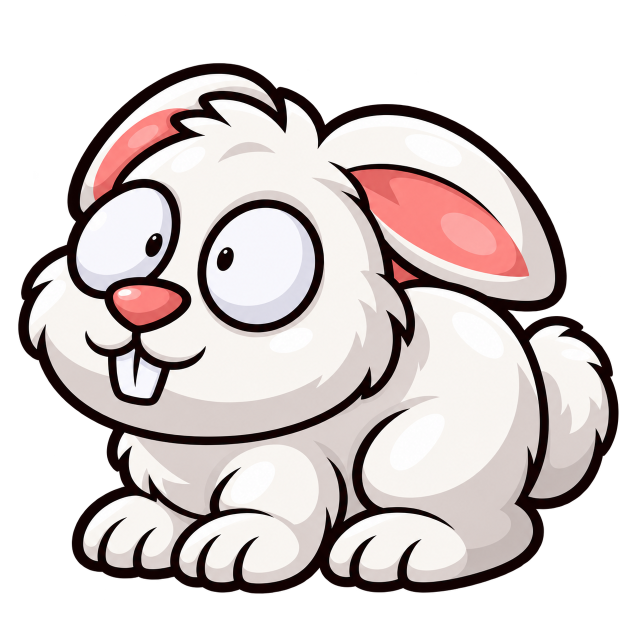
#> input picture assets/animals/rabbit_square4_ears_folded_v2.png, 1254 x 1254 px, found by its file name (shown at 1/2 size)
$ python verify-assets.py
#> lines starting #> are read from the running program, lines starting #| are printed output that depends on the picture
from pathlib import Path
from PIL import Image
import hashlib,json
r=Path('.');out=[]
for kind,filename,expected,size,grid in [('rabbit','rabbit_square4_ears_folded_v2.png','00ae48b4ee3c9f413cf996c239625f35a9ba946a8648225ed5dea9dc269ace74',(1254,1254),(2,2)),('panda','panda_rect6_desktop_001.png','e88018fb1b8d992834f11ca25303161f28ce2643db6deefe1555c03f54311732',(1536,1024),(3,2))]:
 p=r/'assets/animals'/filename;data=p.read_bytes();assert data[:8]==b'\x89PNG\r\n\x1a\n';sha=hashlib.sha256(data).hexdigest();assert sha==expected
 im=Image.open(p);im.load();assert im.mode=='RGBA' and im.size==size;a=im.getchannel('A');hist=a.histogram();w,h=size
#> further down, im is the input picture: PIL image 1254x1254 RGBA; mean R, G, B, A 116, 107.7, 106.7, 154
#> after `a = im.getchannel('A')`:
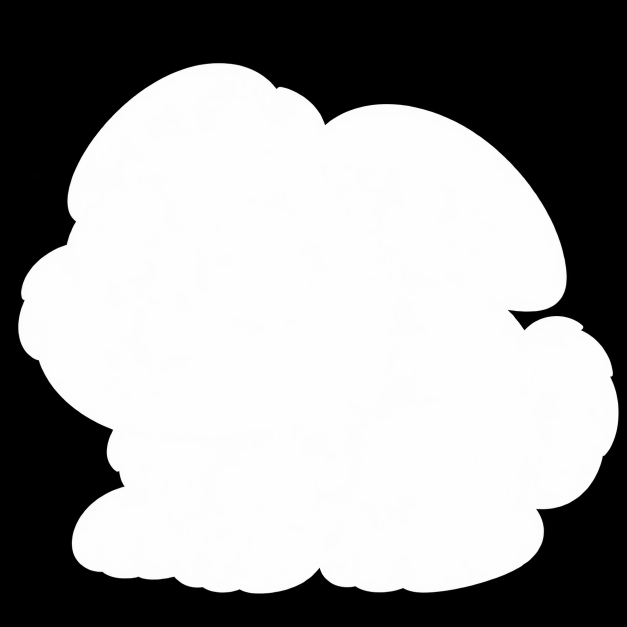
#> a: PIL image 1254x1254 L (shown at 1/2 size); min 0, max 255, mean 154
#> after `hist = a.histogram()`: hist = 256 values, max 726841 at index 254, min 11 at index 92, mean 6142.6
 quadrants=[]
 for y in range(grid[1]):
  for x in range(grid[0]):
   tile=a.crop((round(x*w/grid[0]),round(y*h/grid[1]),round((x+1)*w/grid[0]),round((y+1)*h/grid[1])));quadrants.append(sum(tile.histogram()[128:])/(tile.width*tile.height))
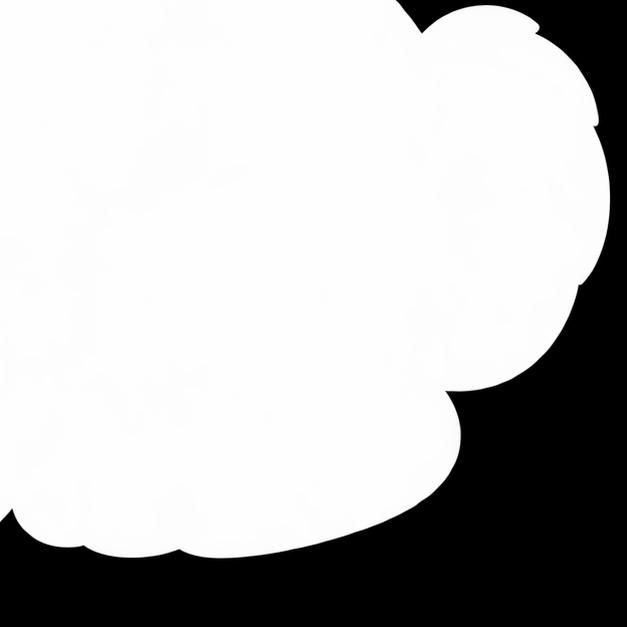
#> tile: PIL image 627x627 L; min 0, max 255, mean 188.2
#> after the loop, quadrants = [0.578, 0.45, 0.659, 0.742]
 out.append({'kind':kind,'sha256':sha,'bytes':len(data),'mode':im.mode,'dimensions':size,'alpha_extrema':a.getextrema(),'alpha_bbox':a.getbbox(),'threshold_bboxes':{str(t):a.point(lambda v:255 if v>=t else 0).getbbox() for t in [16,128,240]},'corners':[a.getpixel(v) for v in [(0,0),(w-1,0),(0,h-1),(w-1,h-1)]],'transparent_pixels':hist[0],'partially_transparent_pixels':sum(hist[1:255]),'opaque_pixels':hist[255],'cell_main_mass_coverage':quadrants,'byte_decode_status':'PASS','edge_visual_review':'PENDING_BROWSER_COMPOSITES'})
#> pass 2 of the loop `for kind,filename,expected,size,grid in [('rabbit','rabbit_square4_ear..`:
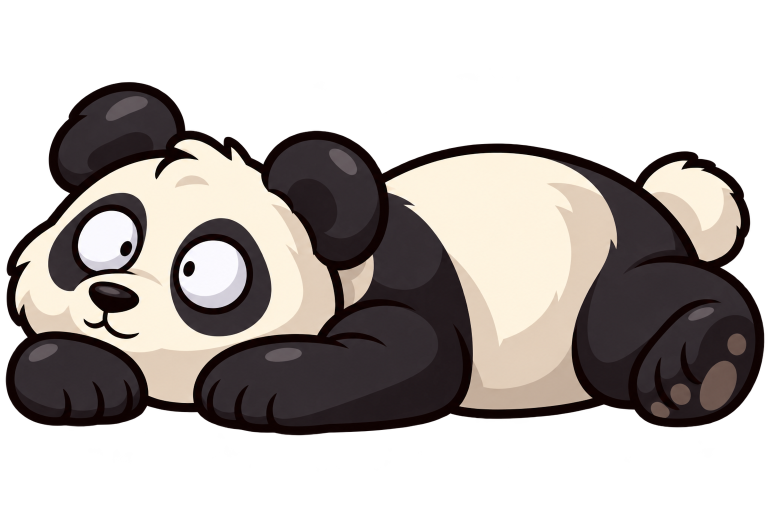
#> input picture assets/animals/panda_rect6_desktop_001.png, 1536 x 1024 px, found by its file name (shown at 1/2 size)
#> im is the input picture: PIL image 1536x1024 RGBA; mean R, G, B, A 64.6, 57.7, 54.6, 130.7
#> `a = im.getchannel('A')`:
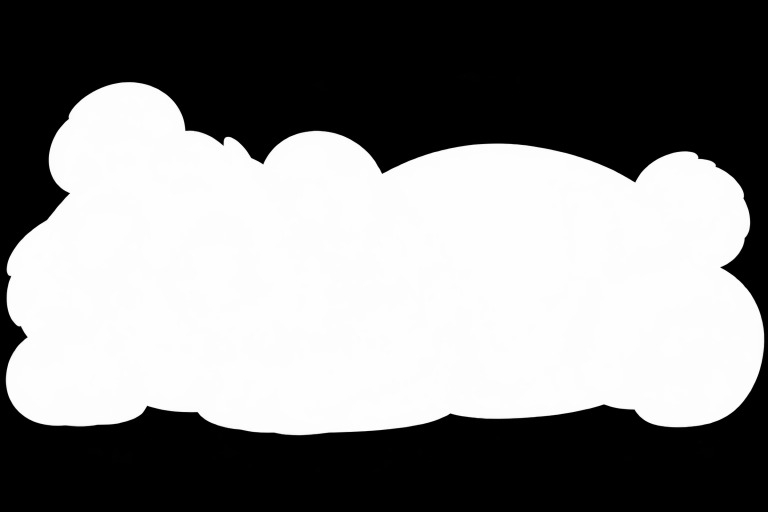
#> a: PIL image 1536x1024 L (shown at 1/2 size); min 0, max 254, mean 130.7
#> hist = 256 values, max 744563 at index 0, min 0 at index 255, mean 6144
#> after the loop `for y in range(grid[1]):`:
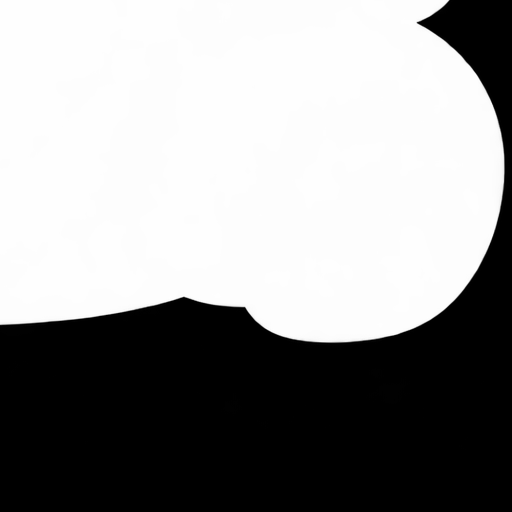
#> tile: PIL image 512x512 L; min 0, max 254, mean 148.8
#> after the loop `for y in range(grid[1]):`: quadrants = [0.461, 0.423, 0.34, 0.615, 0.667, 0.587]
bg=Path('assets/backgrounds/chapter_one.png');assert hashlib.sha256(bg.read_bytes()).hexdigest()=='a57d2a4c7830e511561e2d2fe9cc60a62b26b4a16023f5d579480ba3f6f7227a'
Path('tasks/FIRST_LEVEL_CONTENT_001/evidence/asset-report.json').write_text(json.dumps({'assets':out,'background_unchanged':True,'source':'original desktop bytes; no export/regeneration/cropping'},indent=2)+'\n');print(json.dumps(out[0],indent=2))
#> (printed output is left out)
